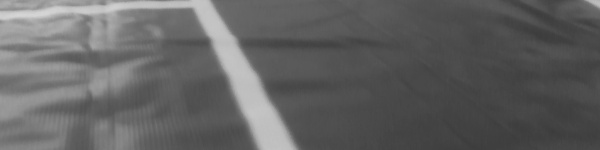
#> input picture 466.jpg, 600 x 150 px
$ python otzu.py
#> lines starting #> are read from the running program, lines starting #| are printed output that depends on the picture; after the words box and inside, x2 and y2 are one past the last pixel; in counts of white or black regions, pixels touching at a corner belong together
import numpy as np
import cv2
from matplotlib import pyplot as plt
import math

img = cv2.imread("466.jpg")
#> img is the input picture: shape (150, 600, 3); min 59, max 215, mean 98.5
gray = cv2.cvtColor(img, cv2.COLOR_BGR2GRAY)

mini = np.amin(gray)
#> mini = 59
maxi = np.amax(gray)
#> maxi = 215

pi, bins = np.histogram(img.ravel(),np.arange(256))
#> pi = 255 values, max 7821 at index 72, min 0 at index 0, mean 1058.8; bins = 256 values from 0 to 255
pi = pi/np.sum(pi)
#> pi = 255 values, max 0.029 at index 72, min 0 at index 0, mean 0.00392
bins = np.linspace(0,255,255)
#plt.plot(bins,pi)
#plt.show()
sgm2 = []
for i in range(mini, maxi):
	w0 =  np.sum(pi[0:i])+.0001
	w1 =  (1-w0)+0.0000001
	miu0 = (np.sum((np.arange(i))*pi[0:i]))/w0
	miu1 = (np.sum((np.arange(i+1,maxi))*pi[i+1:maxi]))/w1
	#print(miu0,miu1)
	sgm2 =np.append(sgm2, w0*w1*(miu0-miu1)**2)
#> this loop made 156 passes
#> (w0, w1, miu0, miu1) on passes 10 to 12: (0.0815, 0.918, 65.21, 99.44), (0.108, 0.892, 65.9, 100.4), (0.135, 0.865, 66.51, 101.5)
#> after the loop, sgm2 = 156 values, max 832.4 at index 54, min -0.645 at index 155, mean 490.6
	#print(sgm2)
#print(sgm2)
umbral = np.argmax(sgm2)
#> umbral = 54
ret,thresh1 = cv2.threshold(gray,umbral,255,cv2.THRESH_BINARY)
#> thresh1: shape (150, 600); every value is 255
#> ret = 54
#cv2.imshow(thresh1)
print(umbral)
#| 54
plt.plot(sgm2)
plt.show()
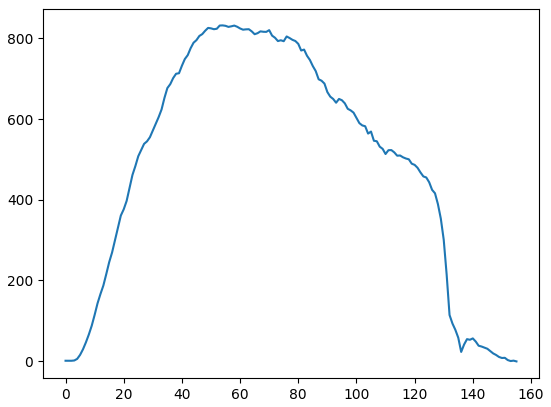
#> figure drawn by matplotlib, 1 panel; curve peaks at x = 54, y = 832.4
cv2.imshow("oka", thresh1)
cv2.waitKey(0)
cv2.destroyAllWindows()

$ run again, with 14.jpg copied over 466.jpg
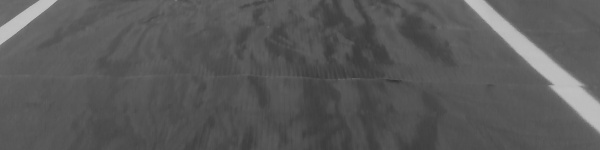
#> input picture 14.jpg, 600 x 150 px
#> img is the input picture: shape (150, 600, 3); min 51, max 199, mean 89.5
#> mini = 51
#> maxi = 199
#> `pi, bins = np.histogram(img.ravel(),np.arange(256))`: pi = 255 values, max 13230 at index 88, min 0 at index 0, mean 1058.8; bins = 256 values from 0 to 255
#> `pi = pi/np.sum(pi)`: pi = 255 values, max 0.049 at index 88, min 0 at index 0, mean 0.00392
#> the loop `for i in range(mini, maxi):` made 148 passes
#> (w0, w1, miu0, miu1) on passes 9 to 16: (0.000256, 1, 33.65, 89.54), (0.0003, 1, 37.41, 89.53), (0.000522, 0.999, 47.02, 89.5), (0.0014, 0.999, 55.79, 89.46), (0.00331, 0.997, 59.37, 89.4), (0.00698, 0.993, 61.28, 89.34), (0.013, 0.987, 62.54, 89.42), (0.0199, 0.98, 63.4, 89.44)
#> after the loop `for i in range(mini, maxi):`: sgm2 = 148 values, max 419.2 at index 84, min -0.533 at index 147, mean 247.3
#> umbral = 84
#> `ret,thresh1 = cv2.threshold(gray,umbral,255,cv2.THRESH_BINARY)`:
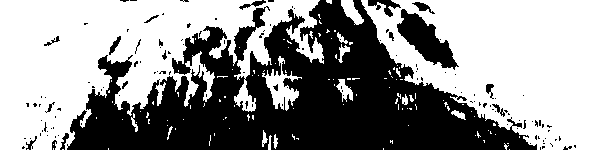
#> thresh1: shape (150, 600); 57.7% white; 131 black regions (111 under 20 px), largest, box (x1, y1, x2, y2) and area: (67, 0, 537, 150) 34951, (397, 9, 459, 70) 1623, (368, 0, 401, 17) 232
#| 84
#> `plt.show()`:
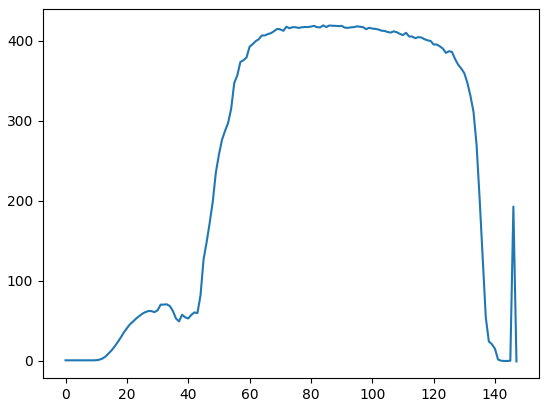
#> figure drawn by matplotlib, 1 panel; curve peaks at x = 84, y = 419.2

$ run again, with im1.jpg copied over 466.jpg
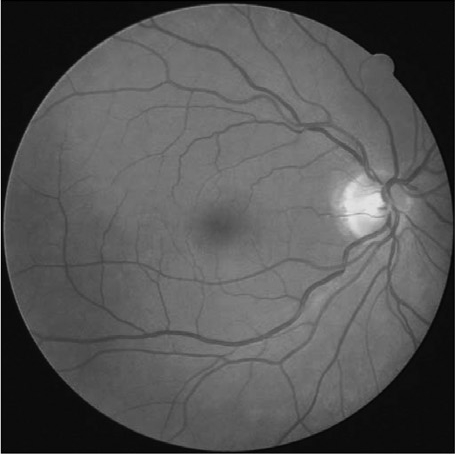
#> input picture im1.jpg, 455 x 455 px
#> img is the input picture: shape (455, 455, 3); min 0, max 255, mean 84.6
#> mini = 0
#> maxi = 255
#> `pi, bins = np.histogram(img.ravel(),np.arange(256))`: pi = 255 values, max 70902 at index 12, min 0 at index 231, mean 2435.6; bins = 256 values from 0 to 255
#> `pi = pi/np.sum(pi)`: pi = 255 values, max 0.114 at index 12, min 0 at index 231, mean 0.00392
#> the loop `for i in range(mini, maxi):` made 255 passes
#> (w0, w1, miu0, miu1) on passes 9 to 11: (0.00984, 0.99, 3.05, 85.43), (0.011, 0.989, 3.59, 85.52), (0.0128, 0.987, 4.34, 85.63)
#> after the loop `for i in range(mini, maxi):`: sgm2 = 255 values, max 1531.2 at index 58, min 0.716 at index 0, mean 615.8
#> umbral = 58
#> `ret,thresh1 = cv2.threshold(gray,umbral,255,cv2.THRESH_BINARY)`:
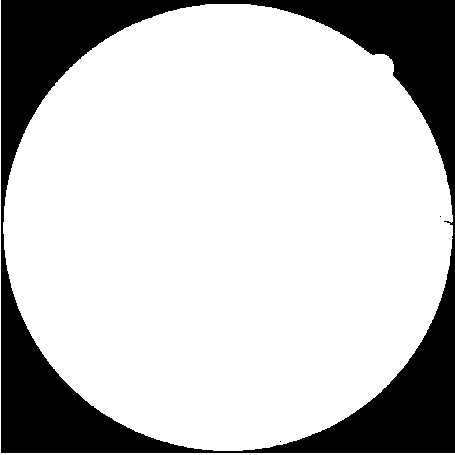
#> thresh1: shape (455, 455); 77.1% white; 3 black regions (2 under 20 px), largest, box (x1, y1, x2, y2) and area: (1, 0, 455, 453) 47414
#| 58
#> `plt.show()`:
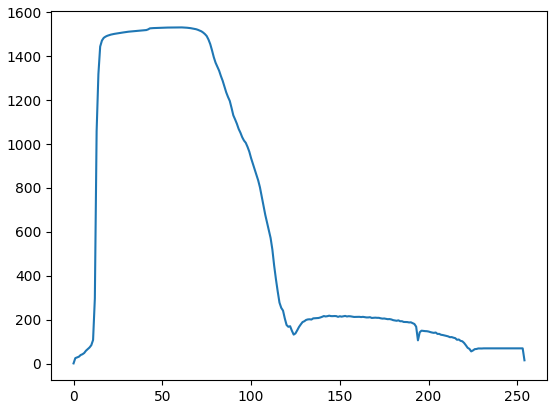
#> figure drawn by matplotlib, 1 panel; curve peaks at x = 58, y = 1531.2
